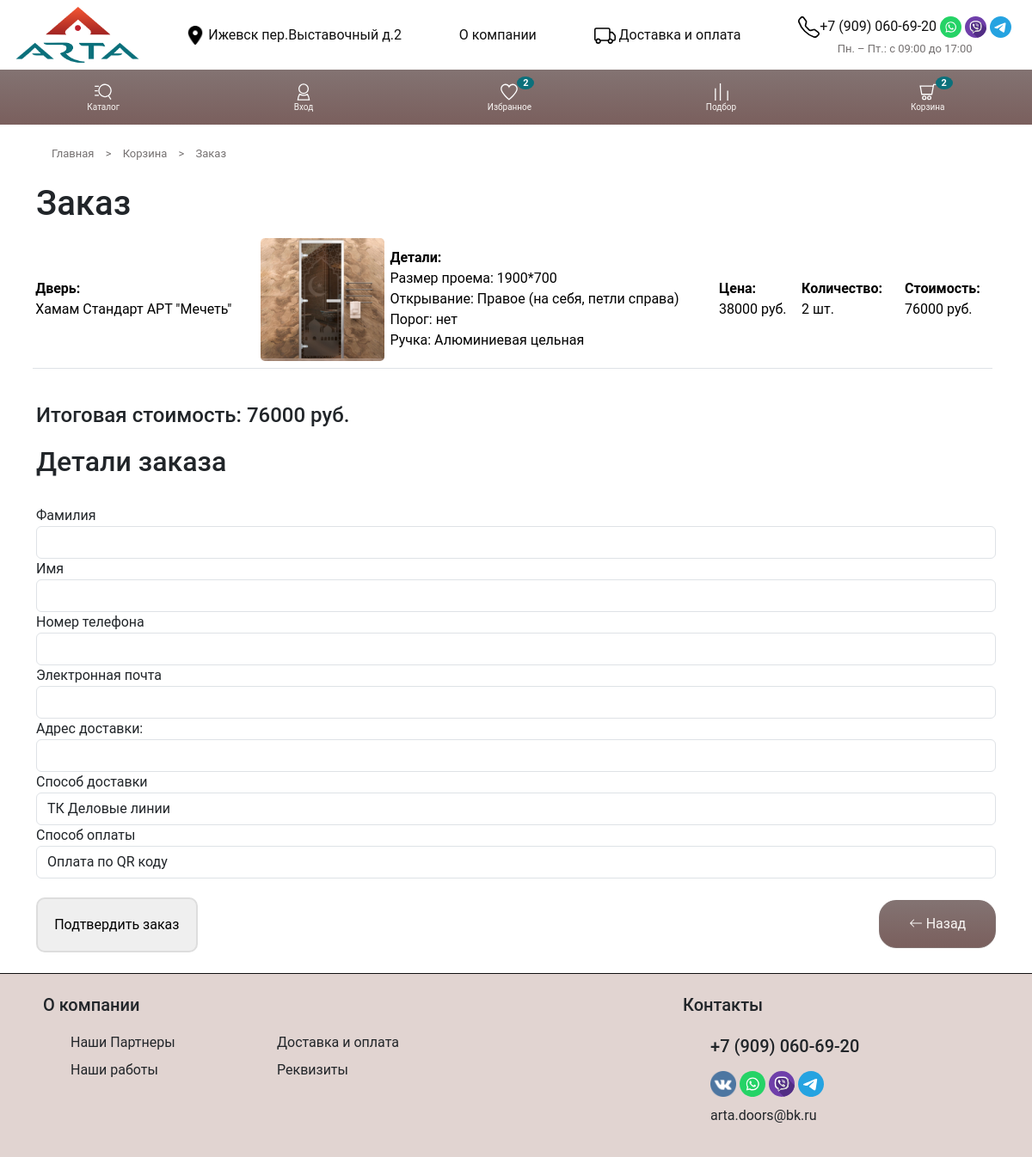
The app's page /shop/cart/order/ (signed in), older data.
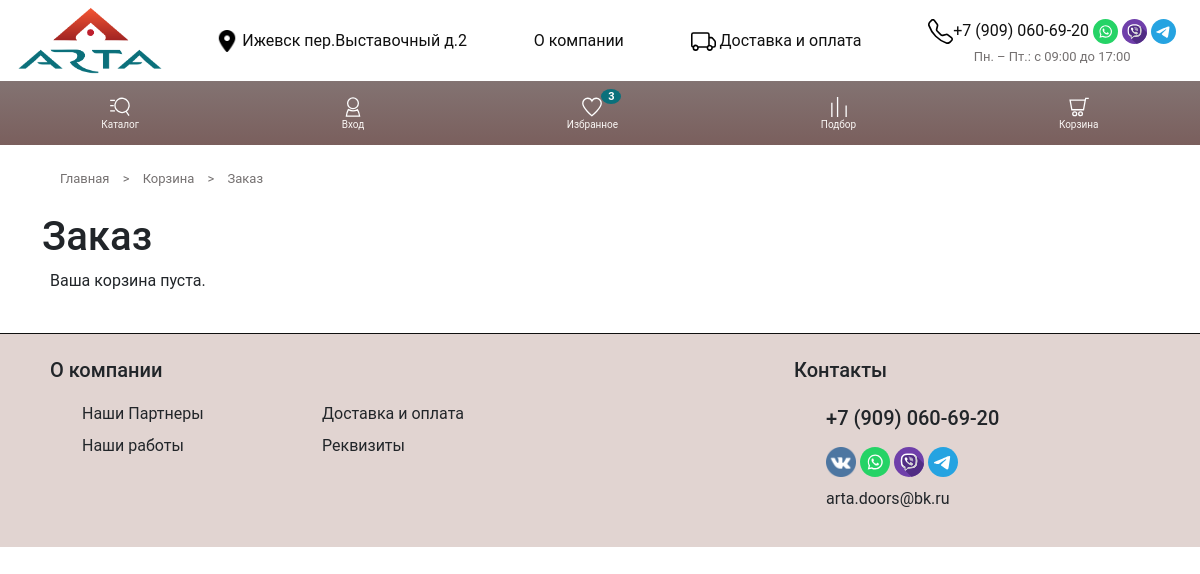
The same page, newer data.
### shop/models.py (models this page shows, shortened)
class Cart(models.Model):
    user = models.ForeignKey(User, on_delete=models.CASCADE, null=True, blank=True)
    session_key = models.CharField(max_length=40, null=True, blank=True)
    product = models.ForeignKey('Product', on_delete=models.CASCADE)
    size_option = models.ForeignKey('SizeOption', on_delete=models.CASCADE)
    handle_option = models.ForeignKey('HandleOption', on_delete=models.CASCADE)
    threshold = models.CharField(max_length=3, choices=[('да', 'Да'), ('нет', 'Нет')])
    opening_side = models.CharField(max_length=50)
    quantity = models.PositiveIntegerField(default=1)
    price = models.DecimalField(max_digits=10, decimal_places=2)
    added_at = models.DateTimeField(auto_now_add=True, null=True)
    class Meta:
        unique_together = ['session_key', 'product', 'size_option', 'handle_option', 'threshold', 'opening_side']
    @property
    def total_price(self):
        return self.quantity * self.price

class Product(models.Model):
    class Meta:
        verbose_name = 'Товар'
        verbose_name_plural = 'Товары'
        ordering = ['name',]
    name = models.CharField(max_length=100)
    category = TreeForeignKey('Category', on_delete=models.PROTECT, related_name='products', verbose_name='Категория')
    slug = models.SlugField(max_length=255, verbose_name="URL")
    description = models.TextField(null=True, blank=True, verbose_name='Индивидуальное описание товара')
    archived = models.BooleanField(default=False)
    base_price = models.DecimalField(max_digits=10, decimal_places=0, verbose_name="Начальная цена")  # базовая цена
    characteristics = models.JSONField(null=True, blank=True, verbose_name='Характеристики в формате JSON')  # характеристики
    sales_sort = models.IntegerField(null=True, blank=True, verbose_name='Порядок сортировки')

class ProductImage(models.Model):
    product = models.ForeignKey(Product, on_delete=models.CASCADE, related_name='images')
    image = models.ImageField(null=True, upload_to=product_images_dir)
    description = models.CharField(max_length=200, null=False, blank=True)

class SizeOption(models.Model):
    product = models.ForeignKey(Product, on_delete=models.CASCADE, related_name='sizes')
    size_name = models.CharField(max_length=10)  # название размера
    price_increase = models.DecimalField(max_digits=5, decimal_places=0)  # увеличение цены за размер

class HandleOption(models.Model):
    products = models.ForeignKey(Product, on_delete=models.CASCADE, related_name='handle_options')
    handle_name = models.CharField(max_length=100)  # название
    price_increase = models.DecimalField(max_digits=5, decimal_places=0)    # увеличение цены за опцию
    def __str__(self):
        return self.handle_name

### shop/views.py (the view, shortened to what this page needs)
# urls.py: path('cart/order/', order_view, name='order'),
def order_view(request):
    session_key = request.session.session_key or request.session.create()
    initial_data = {}
    if request.user.is_authenticated:
        cart_items = Cart.objects.filter(user=request.user)
        initial_data = {
            'last_name': request.user.last_name,
            'first_name': request.user.first_name,
            'phone': request.user.profile.phone_number if hasattr(request.user, 'profile') else '',
            'email': request.user.email,
            'address': request.user.profile.city if hasattr(request.user, 'profile') else ''
        }
    else:
        cart_items = Cart.objects.filter(session_key=session_key)
    return render(request, 'shop/order.html', {'cart_items': cart_items, 'initial_data': initial_data})

### shop/templatetags/cart_tags.py (called while the page is built)
@register.filter
def sum_total(cart_items):
    return sum(item.total_price for item in cart_items)

### templates/shop/order.html (shortened to what the changed rows need)
{% extends 'base-page.html' %}
{% load static %}
{% load cart_tags %}
{% block title %}
<link rel="stylesheet" href="{% static 'css/product-styles.css' %}" />
<link rel="stylesheet" href="{% static 'css/cart-styles.css' %}" />
{% endblock %}
{% block container %}
<div class="main">
    <div class="container">
        <br>
        <div class="row other_text">
            <div class="col"><a href="/">Главная </a> > <a href="{% url 'shop:cart' %}">Корзина</a> > <a href="{% url 'shop:order' %}">Заказ</a>
            </div>
        </div>
        <br>
        <h1>Заказ</h1>
        <div class="row">
        {% if cart_items %}
        <table class="table">
            <tbody>
                {% for item in cart_items %}
                <tr>
                    <td class="mob-td-sev">
                        <strong>Дверь:</strong>
                        <div>
                            {{ item.product.name }}
                        </div>
                    </td>
                    <td class="mob-td-one td-img">
                        {% with first_image=item.product.images.all|first %}
                        <img class="product-img" src="{{ first_image.image.url }}" alt="{{ product.name }}">
                        {% endwith %}
                    </td>
                    <td class="mob-td-sev">
                        <strong>Детали:</strong>
                        <div>Размер проема: <br class="mob-no">{{ item.size_option.size_name }}</div>
                        <div>Открывание: <br class="mob-no">{{ item.opening_side }}</div>
                        <div>Порог: <br class="mob-no">{{ item.threshold }}</div>
                        <div>Ручка: <br class="mob-no">{{ item.handle_option }}</div>
                    </td>
                    <td class="td-price mob-td-sev">
                        <strong>Цена:</strong>
                        <div>{{item.price|floatformat:0}} руб.</div>
                    </td>
                    <td class="td-quantity mob-td-sev">
                        <strong>Количество:</strong>
                        <div>{{ item.quantity }} шт.</div>
                    </td>
                    <td class="mob-td-sev">
                        <strong>Стоимость:</strong> <div>{{ item.total_price|floatformat:0 }} руб.</div>
                    </td>
                </tr>
                {% endfor %}
            </tbody>
        </table>
        </div>
        <br>
        <h4>Итоговая стоимость: {{ cart_items|sum_total|floatformat:0 }} руб.</h4>
        <div id="order-form" style="margin-top: 20px;">
            <h2>Детали заказа</h2>
            <br>
            <form method="POST">
                <div class="form-group">
                    <label for="last_name">Фамилия</label>
                    <input type="text" class="form-control" id="last_name" name="last_name" value="{{ initial_data.last_name }}" required>
                </div>
                <div class="form-group">
                    <label for="first_name">Имя</label>
                    <input type="text" class="form-control" id="first_name" name="first_name" value="{{ initial_data.first_name }}" required>
                </div>
                <div class="form-group">
                    <label for="phone">Номер телефона</label>
                    <input type="tel" class="form-control" id="phone" name="phone" value="{{ initial_data.phone }}" required>
                </div>
                <div class="form-group">
                    <label foordersr="email">Электронная почта</label>
                    <input type="email" class="form-control" id="email" name="email" value="{{ initial_data.email }}" required>
                </div>
                <div class="form-group">
                    <label for="address">Адрес доставки:</label>
                    <input type="text" class="form-control" id="address" name="address" value="{{ initial_data.address }}">
                </div>
                <div class="form-group">
                    <label for="delivery_method">Способ доставки</label>
                    <select class="form-control" id="delivery_method" name="delivery_method" required>
                        <option value="ТК Деловые линии">ТК Деловые линии</option>
                    </select>
                </div>
                <div class="form-group">
                    <label for="payment_method">Способ оплаты</label>
                    <select class="form-control" id="payment_method" name="payment_method" required>
                        <option value="Оплата по QR коду">Оплата по QR коду</option>
                    </select>
                </div>
                <div class="nav-buttons" style="margin-top: 20px;">
                    <div class="d-flex justify-content-between align-items-center">
                        <div class="col text-start">
                          <button type="submit" class="order">Подтвердить заказ</button>
                        </div>
                        <div class="col text-end" ><a href="{{ request.META.HTTP_REFERER|default:'/' }}" class="mybtn btn-back"> <span> Назад</span></a>
                        </div>
                     </div>
                </div>
            </form>
        </div>
        {% else %}
        <p>Ваша корзина пуста.</p>
        {% endif %}
    </div>
    <br>
</div>
    {% endblock container %}

Row changes from the older to the newer data that the page shows:
removed Cart: product.name "Хамам Стандарт АРТ \"Мечеть\"", product.images.image (picture), size_option.size_name "1900*700", opening_side "Правое (на себя, петли справа)", threshold "нет", handle_option "Алюминиевая цельная", price "38000", quantity "2", total_price "76000", quantity+price "76000"
Text that changed along with them:
{{ favorites_count }}: "2" → "3"
{{ cart_count }}: "2" → (not shown)
form field delivery_method: "ТК Деловые линии" → (not shown)
form field payment_method: "Оплата по QR коду" → (not shown)
text no longer shown: "Итоговая стоимость: руб. Детали заказа Фамилия Имя Номер телефона Электронная почта Адрес доставки: Способ доставки Способ оплаты Подтвердить заказ Назад"
text now shown: "Ваша корзина пуста."
